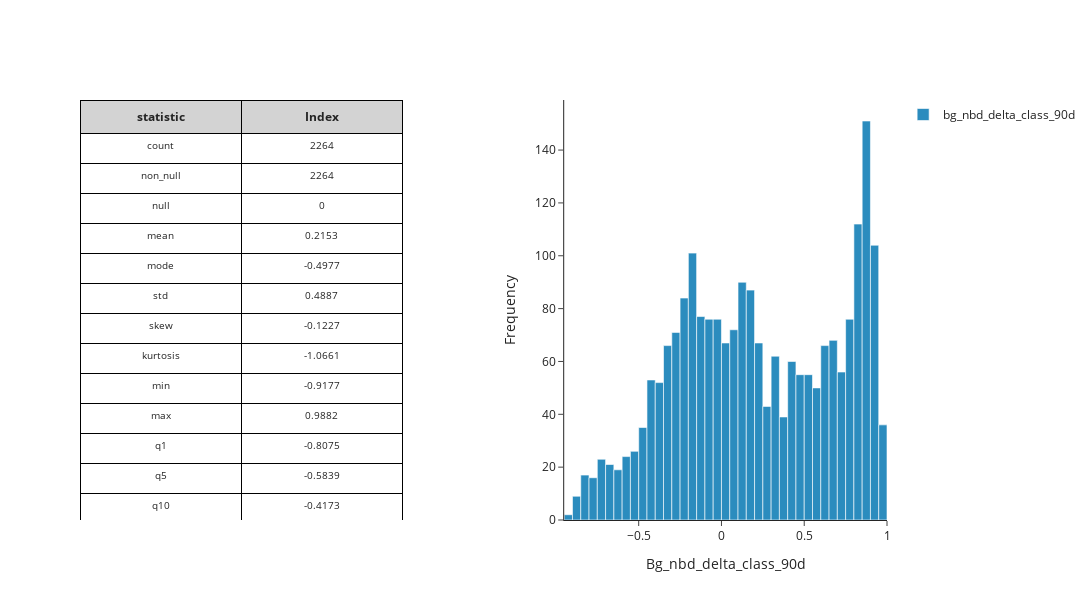

The notebook cell saved with this chart:
### Code cell
stat_df = mk.distribution_statistics_table(result_df, value_col='bg_nbd_delta_class_90d')
fig = mk.create_histogram_plotly(result_df, 'bg_nbd_delta_class_90d')
mk.stack_plotly_figure_with_dataframe(stat_df, fig)

### Figure 1 — Plotly figure (JSON) as saved in the notebook; plotly's stock layout.template omitted (floating-point values rounded to 4 significant figures; data arrays with more than 128 entries replaced by an {"elided": "..."} marker saying what was removed)
{"data": [{"cells": {"align": "center", "fill": {"color": "white"}, "font": {"size": 10}, "height": 30, "line": {"color": "black"}, "values": [["count", "non_null", "null", "mean", "mode", "std", "skew", "kurtosis", "min", "max", "q1", "q5", "q10", "q15", "q20", "q25", "q30", "q35", "q40", "q45", "q50", "q55", "q60", "q65", "q70", "q75", "q80", "q85", "q90", "q95", "q99"], [2264, 2264, 0, 0.2153, -0.4977, 0.4887, -0.1227, -1.066, -0.9177, 0.9882, -0.8075, -0.5839, -0.4173, -0.3164, -0.2383, -0.1798, -0.1095, -0.0369, 0.0429, 0.1211, 0.1825, 0.2645, 0.3814, 0.479, 0.5904, 0.6757, 0.7707, 0.8289, 0.8703, 0.9131, 0.9619]]}, "columnwidth": [0.5, 0.5], "domain": {"x": [0, 0.4], "y": [0, 1]}, "header": {"align": "center", "fill": {"color": "lightgrey"}, "font": {"size": 12}, "line": {"color": "black"}, "values": ["<b>statistic</b>", "<b>Index</b>"]}, "type": "table"}, {"hovertemplate": "Value: %{x}<br>Frequency: %{y}<extra></extra>", "marker": {"color": "#2b8cbe"}, "name": "bg_nbd_delta_class_90d", "type": "histogram", "x": {"elided": "2264 float values"}}], "layout": {"height": 600, "showlegend": true, "title": {"text": ""}, "width": 1200, "xaxis": {"anchor": "y", "domain": [0.6, 1], "title": {"text": "Bg_nbd_delta_class_90d"}}, "yaxis": {"anchor": "x", "domain": [0, 1], "title": {"text": "Frequency"}}}}
